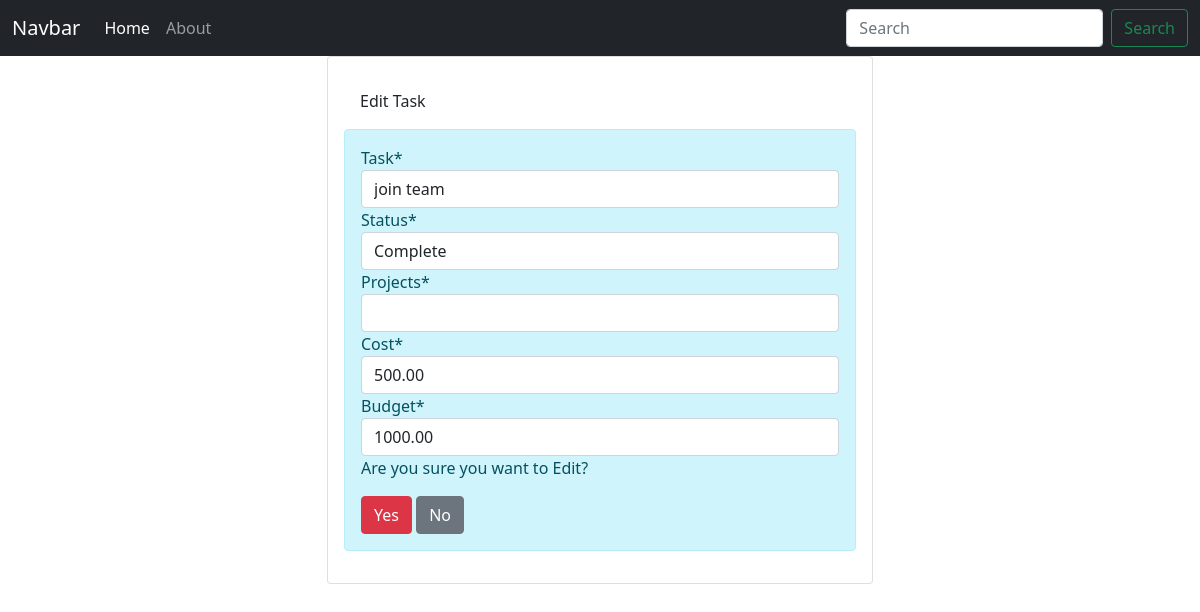
/edit/2/, run on an earlier commit of the app's database.
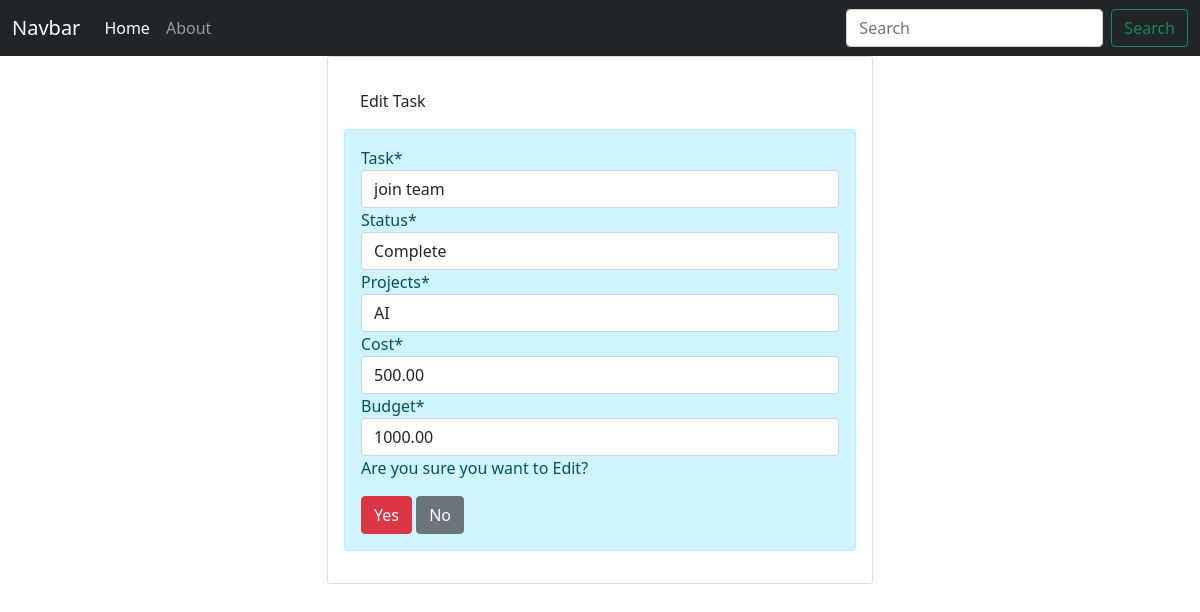
And on a later commit of the database.
### taskapp/models.py (models this page shows, shortened)
class TaskModel(models.Model):
    task=models.CharField(max_length=100)
    complete='Complete'
    pending='Pending'
    cancelled='cancelled'
    work=projectmodel.objects.all()
    a=(('',''),)
    for t in work:
        a=a+((t.project,t.project),)
    status=models.CharField(max_length=10,choices=[(complete,'Complete'),(pending,'Pending'),(cancelled,'Cancelled')],default=pending)
    projects=models.CharField(max_length=10,choices=a,default=complete)
    date=models.DateTimeField(auto_now_add=True)
    cost=models.DecimalField(null =False,max_digits=10,decimal_places=2)
    budget=models.DecimalField(null=False,max_digits=10,decimal_places=2)

### taskapp/views.py (the view)
# urls.py: path('edit/<int:pk>/',views.edit,name="taskapp-edit"),
def edit(request,pk):
    item=TaskModel.objects.get(id=pk)
    if request.method=='POST':
        form=TaskUpdateForm(request.POST,instance=item)
        if form.is_valid():
            form.save()
            return redirect('/project')
    else:
        form=TaskUpdateForm(instance=item)
    context={
        'form':form
    }
    return render(request,'edit.html',context)

### taskapp/forms.py
class TaskUpdateForm(forms.ModelForm):#for edit
    class Meta:
        model=TaskModel
        fields='__all__'

### templates/edit.html (shortened to what this page needs)
{%extends './partials/base.html'%}
{% load crispy_forms_tags %}
{%block content%}
<div class="container">
    <div class="row">
        <div class="col-6 offset-md-3">
            <div class="card">
                <div class="card-body">
                    <div class="card-body">
                        Edit Task
                    </div>
                    <div class="alert alert-info">
                        <form method="POST">
                            {% csrf_token %}{{form|crispy}}
                            <p>Are you sure you want to Edit? </p>
                            <input class="btn btn-danger" type="submit" value="Yes">
                            <a class="btn btn-secondary" href="{%url 'taskapp-index' %}">No</a>
                        </form>
                    </div>
                </div>
            </div>
        </div>
    </div>
</div>
{%endblock%}

### templates/partials/base.html (shortened to what this page needs)
<!doctype html>
<html lang="en">
  <head>
    <link href="https://cdn.jsdelivr.net/npm/bootstrap@5.1.3/dist/css/bootstrap.min.css" rel="stylesheet">
  </head>
  <body>
      {% include './nav.html' %}
      {%block content%}{%endblock%}
  </body>
</html>

### templates/partials/nav.html (shortened to what this page needs)
<nav class="navbar navbar-expand-lg navbar-dark bg-dark">
    <div class="container-fluid">
      <a class="navbar-brand" href="#">Navbar</a>
      <div class="collapse navbar-collapse" id="navbarSupportedContent">
        <ul class="navbar-nav me-auto mb-2 mb-lg-0">
          <li class="nav-item">
            <a class="nav-link active" aria-current="page" href="{%url 'taskapp-index'%}">Home</a>
          </li>
          <li class="nav-item">
            <a class="nav-link" href="{%url 'taskapp-about' %}">About</a>
          </li>
        </ul>
        <form class="d-flex">
          <input class="form-control me-2" type="search" placeholder="Search" aria-label="Search">
          <button class="btn btn-outline-success" type="submit">Search</button>
        </form>
      </div>
    </div>
  </nav>

What changed in the data, as far as the page shows it:
changed TaskModel "join team": projects (not shown) → "AI"
